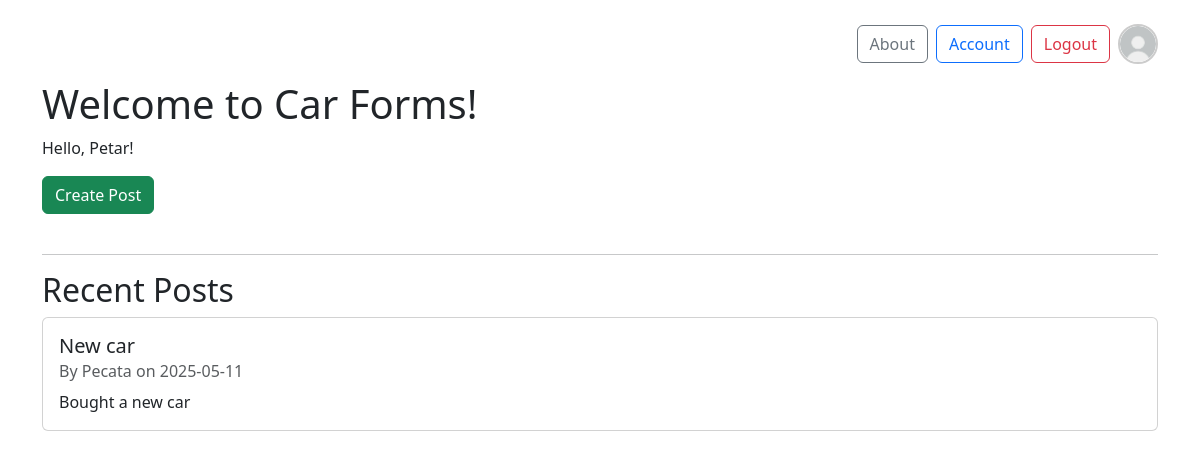
The app's page /home (signed in), older data.
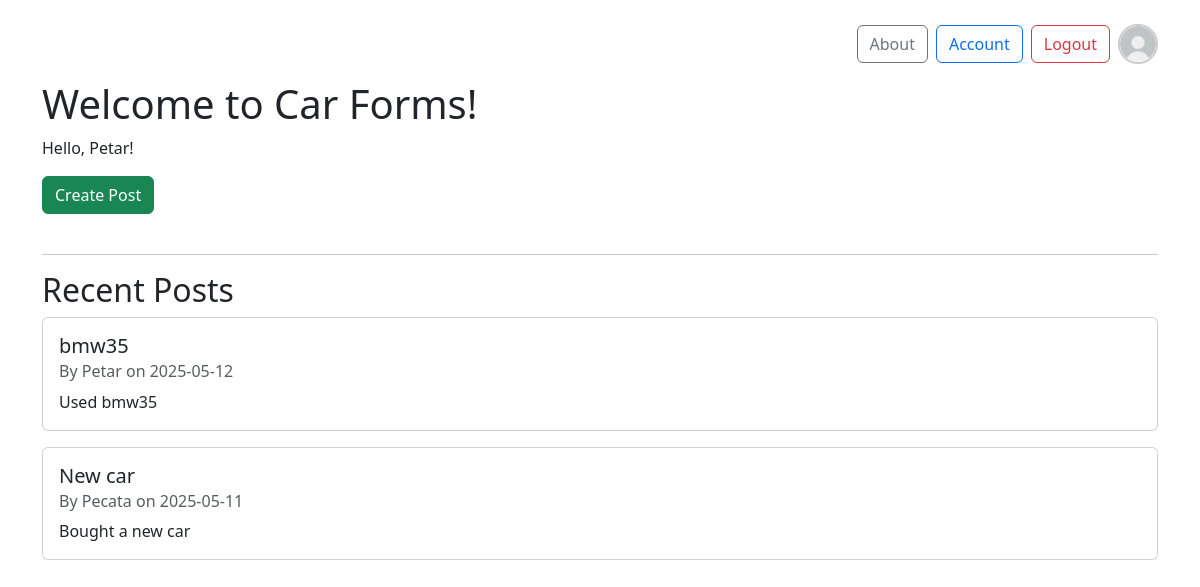
The same page, newer data.
### Car_forms/models.py (models this page shows, shortened)
class User(db.Model, UserMixin):
    id = db.Column(db.Integer, primary_key=True)
    username = db.Column(db.String(20), unique=True, nullable=False)
    email = db.Column(db.String(120), unique=True, nullable=False)
    image_file = db.Column(db.String(20), nullable=False, default='default.jpg')
    password = db.Column(db.String(60), nullable=False)
    posts = db.relationship('Post', backref='author', lazy=True)

class Post(db.Model):
    id = db.Column(db.Integer, primary_key=True)
    title = db.Column(db.String(100), nullable=False)
    date_posted = db.Column(db.DateTime, nullable=False, default=datetime.utcnow)
    content = db.Column(db.Text, nullable=False)
    user_id = db.Column(db.Integer, db.ForeignKey('user.id'), nullable=False)

### Car_forms/routes.py (the view)
@app.route("/")
@app.route("/home")
def home():
    post = Post.query.order_by(Post.date_posted.desc()).all()
    return render_template('home.html',posts=post, title='Home Page')

### Car_forms/models.py (called while the page is built)
@login_manager.user_loader
def load_user(user_id):
    return User.query.get(int(user_id))

### Car_forms/templates/home.html (shortened to what this page needs)
<!DOCTYPE html>
<html lang="en">
<head>
    <link href="https://cdn.jsdelivr.net/npm/bootstrap@5.3.3/dist/css/bootstrap.min.css" rel="stylesheet">
</head>
<body>
    <div class="container mt-4">
        <div class="d-flex justify-content-end align-items-center mb-3">
            {% if current_user.is_authenticated %}
                <a href="{{ url_for('about') }}" class="btn btn-outline-secondary me-2">About</a>
                <a href="{{ url_for('account') }}" class="btn btn-outline-primary me-2">Account</a>
                <a href="{{ url_for('logout') }}" class="btn btn-outline-danger me-2">Logout</a>
                <img src="{{ url_for('static', filename='profile_pics/' + current_user.image_file) }}" alt="Profile Picture" class="pfp">
            {% else %}
                <a href="{{ url_for('sign_up') }}" class="btn btn-outline-success me-2">Sign Up</a>
                <a href="{{ url_for('login') }}" class="btn btn-outline-primary">Login</a>
            {% endif %}
        </div>
        <h1>Welcome to Car Forms!</h1>
        {% if current_user.is_authenticated %}
            <p>Hello, {{ current_user.username }}!</p>
            <a href="{{ url_for('create_post') }}" class="btn btn-success mb-4">Create Post</a>
        {% else %}
            <p>Please log in or sign up to create a post.</p>
        {% endif %}
        <hr>
        <h2>Recent Posts</h2>
        {% for post in posts %}
            <div class="card mb-3">
                <div class="card-body">
                    <h5 class="card-title">{{ post.title }}</h5>
                    <h6 class="card-subtitle mb-2 text-muted">By {{ post.author.username }} on {{ post.date_posted.strftime('%Y-%m-%d') }}</h6>
                    <p class="card-text">{{ post.content }}</p>
                </div>
            </div>
        {% else %}
            <p>No posts have been created yet!</p>
        {% endfor %}
    </div>
</body>
</html>

### Car_forms/templates/home.html (style rules this page uses)
.pfp { width: 40px; height: 40px; object-fit: cover; border-radius: 50%; border: 2px solid #ccc; }

Row changes from the older to the newer data that the page shows:
added Post: title "bmw35", author.username "Petar", date_posted "2025-05-12", content "Used bmw35"
